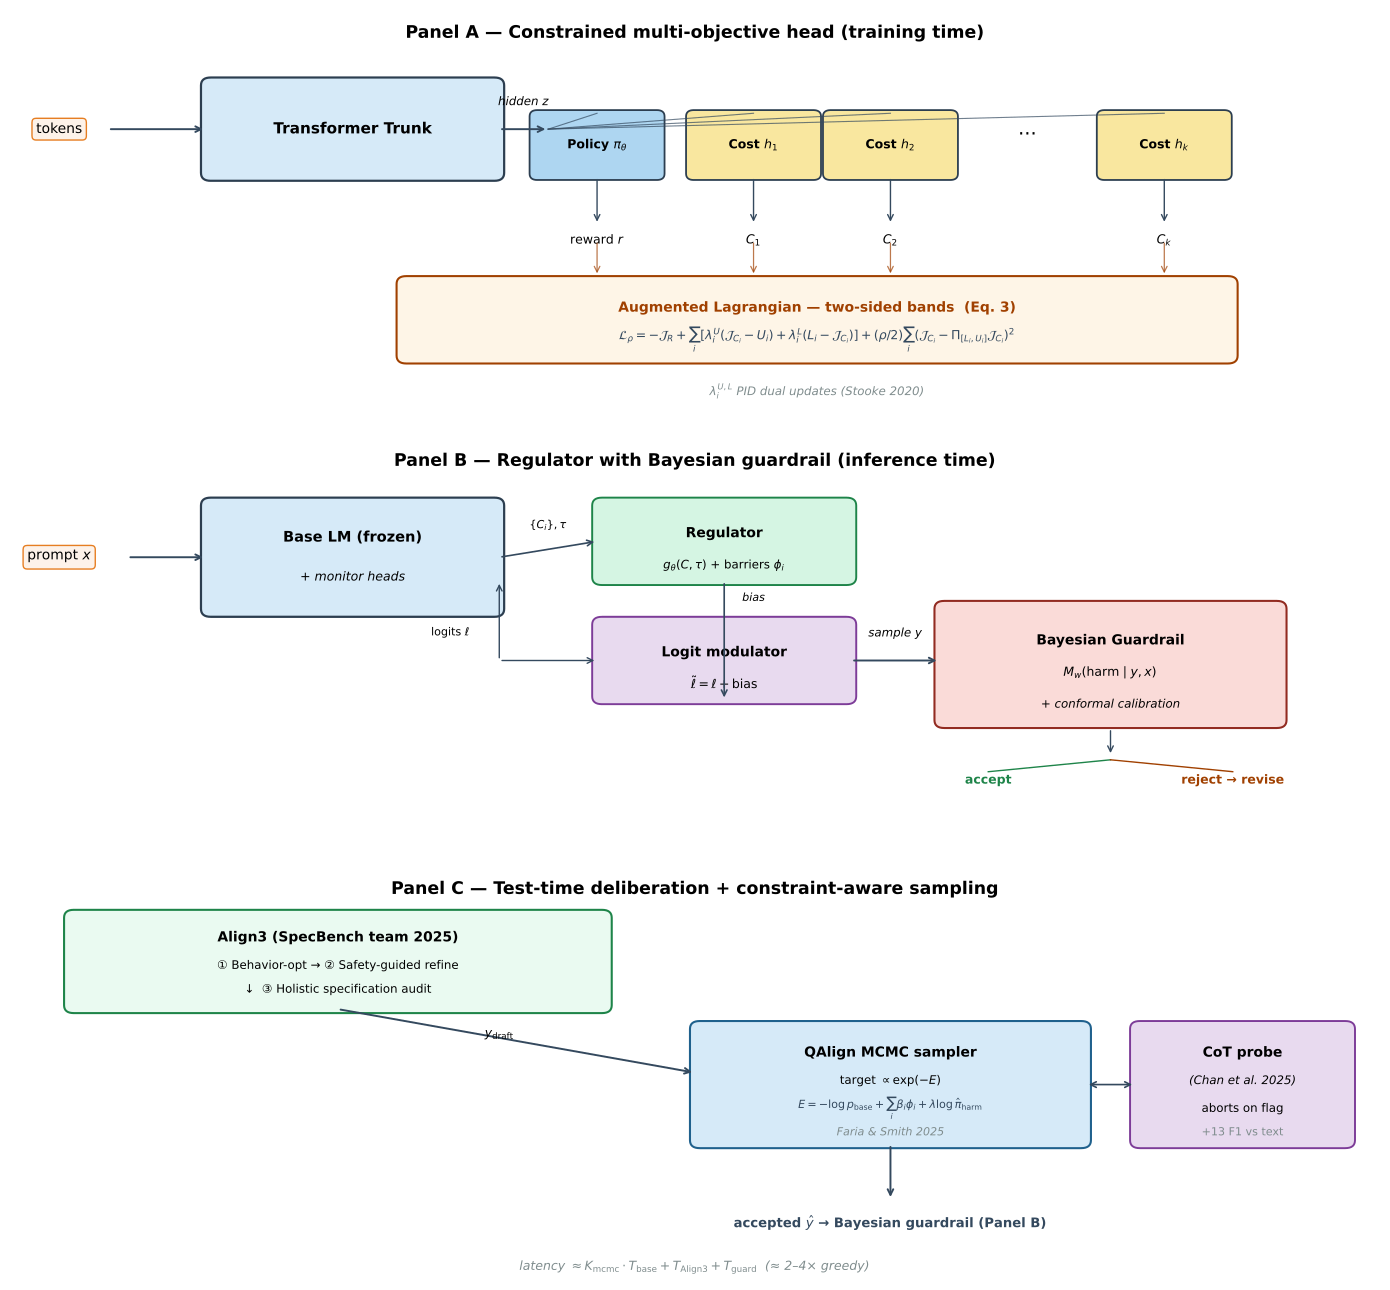

Here is the Python script that generated this plot:
"""Figure 4: Three-panel architectural specification of the homeostatic LLM."""
import matplotlib.pyplot as plt
import matplotlib.patches as mpatches
from matplotlib.patches import FancyBboxPatch, FancyArrowPatch, Rectangle
import numpy as np

fig = plt.figure(figsize=(14, 13))
fig.patch.set_facecolor('white')

# ============ Panel A: Constrained multi-objective head (training time) ============
ax1 = fig.add_subplot(3, 1, 1)
ax1.set_xlim(0, 14)
ax1.set_ylim(0, 5.2)
ax1.axis('off')

ax1.text(7, 4.85, 'Panel A — Constrained multi-objective head (training time)',
         fontsize=12.5, fontweight='bold', ha='center')

# Tokens input
ax1.text(0.5, 3.7, 'tokens', fontsize=10, ha='center', va='center',
         bbox=dict(boxstyle='round,pad=0.3', facecolor='#fdf2e9', edgecolor='#e67e22'))
ax1.annotate('', xy=(2.0, 3.7), xytext=(1.0, 3.7),
             arrowprops=dict(arrowstyle='->', color='#34495e', lw=1.4))

# Trunk
trunk = FancyBboxPatch((2.0, 3.1), 3.0, 1.2, boxstyle="round,pad=0.05,rounding_size=0.10",
                        linewidth=1.6, edgecolor='#2c3e50', facecolor='#d6eaf8')
ax1.add_patch(trunk)
ax1.text(3.5, 3.7, 'Transformer Trunk', fontsize=11, ha='center', va='center', fontweight='bold')

# Hidden states arrow
ax1.annotate('', xy=(5.5, 3.7), xytext=(5.0, 3.7),
             arrowprops=dict(arrowstyle='->', color='#34495e', lw=1.4))
ax1.text(5.25, 4.0, 'hidden $z$', fontsize=8.5, ha='center', style='italic')

# Heads
heads = [
    ('Policy $\\pi_\\theta$', '#aed6f1', 6.0, 4.2),
    ('Cost $h_1$', '#f9e79f', 7.6, 4.2),
    ('Cost $h_2$', '#f9e79f', 9.0, 4.2),
    ('...', 'white', 10.4, 4.2),
    ('Cost $h_k$', '#f9e79f', 11.8, 4.2),
]
for label, color, x, y in heads:
    if label == '...':
        ax1.text(x, 3.7, '...', fontsize=14, ha='center', va='center')
        continue
    box = FancyBboxPatch((x-0.65, y-1.1), 1.3, 0.8,
                          boxstyle="round,pad=0.04,rounding_size=0.08",
                          linewidth=1.3, edgecolor='#2c3e50', facecolor=color)
    ax1.add_patch(box)
    ax1.text(x, y-0.7, label, fontsize=9, ha='center', va='center', fontweight='bold')
    # arrow from trunk fan-out point to head
    ax1.plot([5.5, x], [3.7, y-0.3], color='#34495e', lw=0.8, alpha=0.7)

# Outputs
outputs = [
    ('reward $r$', 6.0, 2.5),
    ('$C_1$', 7.6, 2.5),
    ('$C_2$', 9.0, 2.5),
    ('', 10.4, 2.5),
    ('$C_k$', 11.8, 2.5),
]
for label, x, y in outputs:
    if label == '':
        continue
    ax1.annotate('', xy=(x, y), xytext=(x, y+0.6),
                 arrowprops=dict(arrowstyle='->', color='#34495e', lw=1.0))
    ax1.text(x, y-0.2, label, fontsize=9, ha='center', va='center')

# Augmented Lagrangian box
lag_box = FancyBboxPatch((4.0, 0.8), 8.5, 1.0,
                          boxstyle="round,pad=0.05,rounding_size=0.10",
                          linewidth=1.5, edgecolor='#a04000', facecolor='#fef5e7')
ax1.add_patch(lag_box)
ax1.text(8.25, 1.45, 'Augmented Lagrangian — two-sided bands  (Eq. 3)',
         fontsize=10, ha='center', va='center', fontweight='bold', color='#a04000')
ax1.text(8.25, 1.05,
         '$\\mathcal{L}_\\rho = -\\mathcal{J}_R + \\sum_i [\\lambda_i^U(\\mathcal{J}_{C_i}-U_i) + \\lambda_i^L(L_i-\\mathcal{J}_{C_i})] + (\\rho/2)\\sum_i (\\mathcal{J}_{C_i}-\\Pi_{[L_i,U_i]}\\mathcal{J}_{C_i})^2$',
         fontsize=9, ha='center', va='center', color='#34495e')

# Backprop arrows
for x in [6.0, 7.6, 9.0, 11.8]:
    ax1.annotate('', xy=(x, 1.85), xytext=(x, 2.3),
                 arrowprops=dict(arrowstyle='->', color='#a04000', lw=0.9, alpha=0.7))
ax1.text(8.25, 0.4, '$\\lambda_i^{U,L}$ PID dual updates (Stooke 2020)',
         fontsize=8.5, ha='center', va='center', style='italic', color='#7f8c8d')


# ============ Panel B: Regulator + Bayesian guardrail ============
ax2 = fig.add_subplot(3, 1, 2)
ax2.set_xlim(0, 14)
ax2.set_ylim(0, 5.2)
ax2.axis('off')

ax2.text(7, 4.85, 'Panel B — Regulator with Bayesian guardrail (inference time)',
         fontsize=12.5, fontweight='bold', ha='center')

# Input
ax2.text(0.5, 3.7, 'prompt $x$', fontsize=10, ha='center', va='center',
         bbox=dict(boxstyle='round,pad=0.3', facecolor='#fdf2e9', edgecolor='#e67e22'))
ax2.annotate('', xy=(2.0, 3.7), xytext=(1.2, 3.7),
             arrowprops=dict(arrowstyle='->', color='#34495e', lw=1.4))

# Base LM (frozen)
base = FancyBboxPatch((2.0, 3.0), 3.0, 1.4, boxstyle="round,pad=0.05,rounding_size=0.10",
                      linewidth=1.6, edgecolor='#2c3e50', facecolor='#d6eaf8')
ax2.add_patch(base)
ax2.text(3.5, 3.95, 'Base LM (frozen)', fontsize=10.5, ha='center', va='center', fontweight='bold')
ax2.text(3.5, 3.45, '+ monitor heads', fontsize=9, ha='center', va='center', style='italic')

# Regulator
reg = FancyBboxPatch((6.0, 3.4), 2.6, 1.0, boxstyle="round,pad=0.05,rounding_size=0.10",
                     linewidth=1.4, edgecolor='#1e8449', facecolor='#d5f5e3')
ax2.add_patch(reg)
ax2.text(7.3, 4.0, 'Regulator', fontsize=10, ha='center', va='center', fontweight='bold')
ax2.text(7.3, 3.6, '$g_\\theta(C, \\tau)$ + barriers $\\phi_i$', fontsize=8.5, ha='center', va='center')

# Logit modulator
mod = FancyBboxPatch((6.0, 1.9), 2.6, 1.0, boxstyle="round,pad=0.05,rounding_size=0.10",
                     linewidth=1.4, edgecolor='#7d3c98', facecolor='#e8daef')
ax2.add_patch(mod)
ax2.text(7.3, 2.5, 'Logit modulator', fontsize=10, ha='center', va='center', fontweight='bold')
ax2.text(7.3, 2.1, '$\\tilde\\ell = \\ell + \\text{bias}$', fontsize=9, ha='center', va='center')

# Arrows
ax2.annotate('', xy=(6.0, 3.9), xytext=(5.0, 3.7),
             arrowprops=dict(arrowstyle='->', color='#34495e', lw=1.2))
ax2.text(5.5, 4.05, '$\\{C_i\\}, \\tau$', fontsize=8, ha='center')
ax2.annotate('', xy=(7.3, 1.9), xytext=(7.3, 3.4),
             arrowprops=dict(arrowstyle='->', color='#34495e', lw=1.2))
ax2.text(7.6, 3.15, 'bias', fontsize=8, ha='center', style='italic')
ax2.annotate('', xy=(5.0, 3.4), xytext=(5.0, 2.4),
             arrowprops=dict(arrowstyle='->', color='#34495e', lw=1.0))
ax2.text(4.7, 2.7, 'logits $\\ell$', fontsize=8, ha='right')
ax2.annotate('', xy=(6.0, 2.4), xytext=(5.0, 2.4),
             arrowprops=dict(arrowstyle='->', color='#34495e', lw=1.0))

# Sample
ax2.annotate('', xy=(9.5, 2.4), xytext=(8.6, 2.4),
             arrowprops=dict(arrowstyle='->', color='#34495e', lw=1.4))
ax2.text(9.05, 2.7, 'sample $y$', fontsize=8.5, ha='center', style='italic')

# Bayesian guardrail
guard = FancyBboxPatch((9.5, 1.6), 3.5, 1.5, boxstyle="round,pad=0.05,rounding_size=0.10",
                       linewidth=1.5, edgecolor='#922b21', facecolor='#fadbd8')
ax2.add_patch(guard)
ax2.text(11.25, 2.65, 'Bayesian Guardrail', fontsize=10, ha='center', va='center', fontweight='bold')
ax2.text(11.25, 2.25, '$M_w(\\text{harm} \\mid y, x)$', fontsize=9, ha='center', va='center')
ax2.text(11.25, 1.85, '+ conformal calibration', fontsize=8.5, ha='center', va='center', style='italic')

# Decision
ax2.annotate('', xy=(11.25, 1.2), xytext=(11.25, 1.55),
             arrowprops=dict(arrowstyle='->', color='#34495e', lw=1.0))
ax2.text(10.0, 0.85, 'accept', fontsize=9, ha='center', color='#1e8449', fontweight='bold')
ax2.text(12.5, 0.85, 'reject → revise', fontsize=9, ha='center', color='#a04000', fontweight='bold')
ax2.plot([11.25, 10.0], [1.15, 1.0], color='#1e8449', lw=1.0)
ax2.plot([11.25, 12.5], [1.15, 1.0], color='#a04000', lw=1.0)


# ============ Panel C: Test-time deliberation + sampling ============
ax3 = fig.add_subplot(3, 1, 3)
ax3.set_xlim(0, 14)
ax3.set_ylim(0, 5.2)
ax3.axis('off')

ax3.text(7, 4.85, 'Panel C — Test-time deliberation + constraint-aware sampling',
         fontsize=12.5, fontweight='bold', ha='center')

# Align3 loop box
align_box = FancyBboxPatch((0.6, 3.4), 5.5, 1.2,
                            boxstyle="round,pad=0.05,rounding_size=0.10",
                            linewidth=1.5, edgecolor='#1e8449', facecolor='#eafaf1')
ax3.add_patch(align_box)
ax3.text(3.35, 4.3, 'Align3 (SpecBench team 2025)', fontsize=10, ha='center', va='center', fontweight='bold')
ax3.text(3.35, 3.95, '① Behavior-opt → ② Safety-guided refine', fontsize=8.5, ha='center', va='center')
ax3.text(3.35, 3.65, '↓  ③ Holistic specification audit', fontsize=8.5, ha='center', va='center')

# Arrow to QAlign
ax3.annotate('', xy=(7.0, 2.6), xytext=(3.35, 3.4),
             arrowprops=dict(arrowstyle='->', color='#34495e', lw=1.4))
ax3.text(5.0, 3.05, '$y_{\\rm draft}$', fontsize=9, ha='center', style='italic')

# QAlign sampler
qalign = FancyBboxPatch((7.0, 1.7), 4.0, 1.5,
                         boxstyle="round,pad=0.05,rounding_size=0.10",
                         linewidth=1.5, edgecolor='#1f618d', facecolor='#d6eaf8')
ax3.add_patch(qalign)
ax3.text(9.0, 2.85, 'QAlign MCMC sampler', fontsize=10, ha='center', va='center', fontweight='bold')
ax3.text(9.0, 2.5, 'target $\\propto \\exp(-E)$', fontsize=8.5, ha='center', va='center')
ax3.text(9.0, 2.15, '$E = -\\log p_{\\rm base} + \\sum_i \\beta_i\\phi_i + \\lambda\\log\\hat\\pi_{\\rm harm}$',
         fontsize=8, ha='center', va='center', color='#34495e')
ax3.text(9.0, 1.85, 'Faria & Smith 2025', fontsize=8, ha='center', va='center', style='italic', color='#7f8c8d')

# CoT probe (right side)
probe = FancyBboxPatch((11.5, 1.7), 2.2, 1.5,
                        boxstyle="round,pad=0.05,rounding_size=0.10",
                        linewidth=1.4, edgecolor='#7d3c98', facecolor='#e8daef')
ax3.add_patch(probe)
ax3.text(12.6, 2.85, 'CoT probe', fontsize=10, ha='center', va='center', fontweight='bold')
ax3.text(12.6, 2.5, '(Chan et al. 2025)', fontsize=8.5, ha='center', va='center', style='italic')
ax3.text(12.6, 2.15, 'aborts on flag', fontsize=8.5, ha='center', va='center')
ax3.text(12.6, 1.85, '+13 F1 vs text', fontsize=8, ha='center', va='center', color='#7f8c8d')

# Bidirectional arrow between QAlign and probe
ax3.annotate('', xy=(11.5, 2.45), xytext=(11.0, 2.45),
             arrowprops=dict(arrowstyle='<->', color='#34495e', lw=1.2))

# Output
ax3.annotate('', xy=(9.0, 1.0), xytext=(9.0, 1.7),
             arrowprops=dict(arrowstyle='->', color='#34495e', lw=1.4))
ax3.text(9.0, 0.7, 'accepted $\\hat{y}$ → Bayesian guardrail (Panel B)',
         fontsize=9.5, ha='center', va='center', fontweight='bold', color='#34495e')

# Latency note
ax3.text(7, 0.15, 'latency $\\approx K_{\\rm mcmc}\\cdot T_{\\rm base} + T_{\\rm Align3} + T_{\\rm guard}$  (≈ 2–4× greedy)',
         fontsize=9, ha='center', va='center', style='italic', color='#7f8c8d')

plt.tight_layout()
plt.savefig('/home/claude/v17/figures/fig4_architecture.pdf', dpi=180, bbox_inches='tight')
plt.savefig('/home/claude/v17/figures/fig4_architecture.png', dpi=180, bbox_inches='tight')
print("Figure 4 saved")
